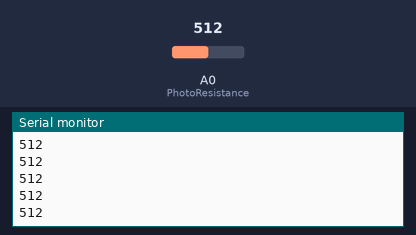
A sketch run on a simulated Arduino Uno, built with avr-gcc and run on an emulated ATmega328P. Shown: the last lines printed to the serial monitor. Inputs (shaded band) come from the test bench; at power-on: A0 (PhotoResistance) = 512.

Above: at 1.2 s.
1.3 s: A0 (PhotoResistance) set to 716
At 2.0 s:
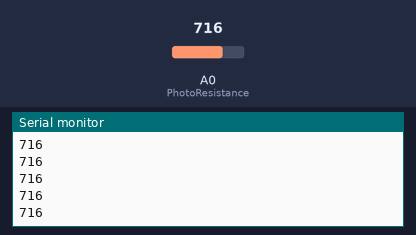
2.8 s: A0 (PhotoResistance) set to 900
At 3.4 s:
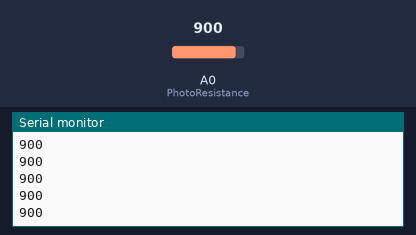
Timing chart, 0 to 5.8 s (numbered marks = the images above; inputs shaded):
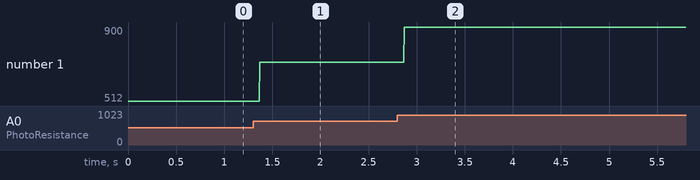

The sketch:

Exo3.ino
```cpp
/*
Consigne :

Réalisez un programme permettant d’afficher en continu la valeur de luminosité perçue par une photorésistance dans le circuit adéquat (voir figure 3) avec la lecture analogique.
*/

#define PhotoResistance A0

void setup() {
  pinMode(PhotoResistance, INPUT);
  Serial.begin(9600);
}

void loop() {
  int valeur = analogRead(PhotoResistance);
  Serial.println(valeur);
}
```

Measured:
- after the input at 1.3 s, the serial monitor: prints a new line after 0.07 s (image 1)
- after the input at 2.8 s, the serial monitor: prints a new line after 0.07 s (image 2)
- plotted number 1: 512 → 716 after the input at 1.3 s, 716 → 900 after the input at 2.8 s
